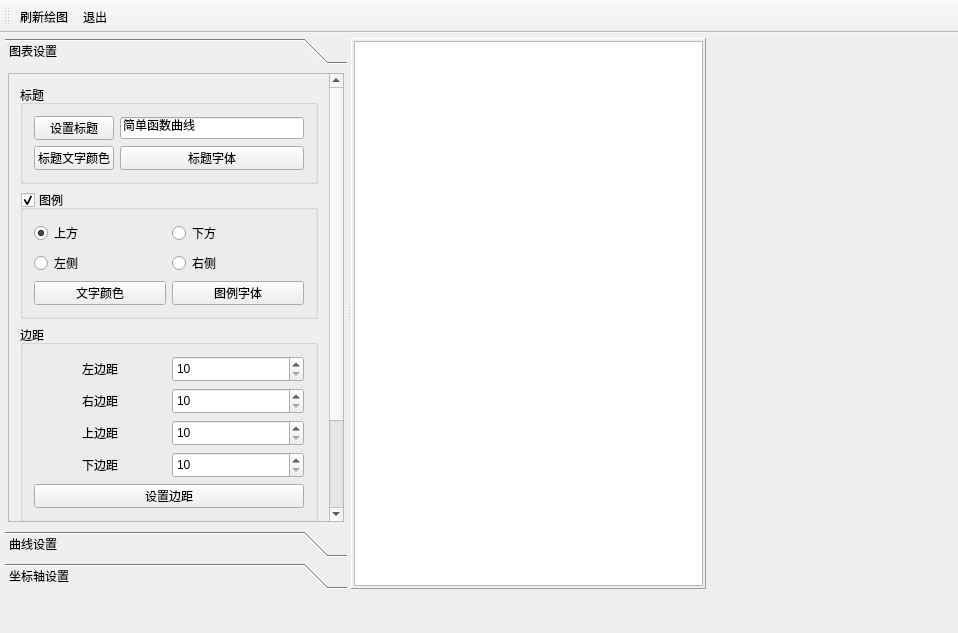
<?xml version="1.0" encoding="UTF-8"?>
<ui version="4.0">
 <class>MainWindow</class>
 <widget class="QMainWindow" name="MainWindow">
  <property name="geometry">
   <rect>
    <x>0</x>
    <y>0</y>
    <width>958</width>
    <height>633</height>
   </rect>
  </property>
  <property name="font">
   <font>
    <pointsize>10</pointsize>
   </font>
  </property>
  <property name="windowTitle">
   <string>QChart绘图详细功能</string>
  </property>
  <property name="styleSheet">
   <string notr="true">QPushButton,QComboBox{
	min-height:22px	
}

QSpinBox, QDoubleSpinBox{
	min-height:20px	
}
</string>
  </property>
  <widget class="QWidget" name="centralWidget">
   <widget class="QSplitter" name="splitter">
    <property name="geometry">
     <rect>
      <x>5</x>
      <y>5</y>
      <width>701</width>
      <height>551</height>
     </rect>
    </property>
    <property name="orientation">
     <enum>Qt::Horizontal</enum>
    </property>
    <widget class="QToolBox" name="toolBox">
     <property name="maximumSize">
      <size>
       <width>400</width>
       <height>16777215</height>
      </size>
     </property>
     <property name="frameShape">
      <enum>QFrame::NoFrame</enum>
     </property>
     <property name="currentIndex">
      <number>0</number>
     </property>
     <widget class="QWidget" name="page">
      <property name="geometry">
       <rect>
        <x>0</x>
        <y>0</y>
        <width>351</width>
        <height>461</height>
       </rect>
      </property>
      <attribute name="icon">
       <iconset resource="res.qrc">
        <normaloff>:/icons/images/3.ico</normaloff>:/icons/images/3.ico</iconset>
      </attribute>
      <attribute name="label">
       <string>图表设置</string>
      </attribute>
      <layout class="QVBoxLayout" name="verticalLayout_5">
       <property name="spacing">
        <number>3</number>
       </property>
       <property name="leftMargin">
        <number>3</number>
       </property>
       <property name="topMargin">
        <number>3</number>
       </property>
       <property name="rightMargin">
        <number>3</number>
       </property>
       <property name="bottomMargin">
        <number>3</number>
       </property>
       <item>
        <widget class="QScrollArea" name="scrollArea_2">
         <property name="widgetResizable">
          <bool>true</bool>
         </property>
         <widget class="QWidget" name="scrollAreaWidgetContents_2">
          <property name="geometry">
           <rect>
            <x>0</x>
            <y>0</y>
            <width>326</width>
            <height>496</height>
           </rect>
          </property>
          <layout class="QVBoxLayout" name="verticalLayout_4">
           <item>
            <widget class="QGroupBox" name="groupBox">
             <property name="title">
              <string>标题</string>
             </property>
             <layout class="QGridLayout" name="gridLayout_9">
              <item row="0" column="0">
               <widget class="QPushButton" name="btnTitleSetText">
                <property name="toolTip">
                 <string>设置标题文字</string>
                </property>
                <property name="text">
                 <string>设置标题</string>
                </property>
               </widget>
              </item>
              <item row="0" column="1">
               <widget class="QLineEdit" name="editTitle">
                <property name="text">
                 <string>简单函数曲线</string>
                </property>
               </widget>
              </item>
              <item row="1" column="0">
               <widget class="QPushButton" name="btnTitleColor">
                <property name="text">
                 <string>标题文字颜色</string>
                </property>
               </widget>
              </item>
              <item row="1" column="1">
               <widget class="QPushButton" name="btnTitleFont">
                <property name="text">
                 <string>标题字体</string>
                </property>
               </widget>
              </item>
             </layout>
            </widget>
           </item>
           <item>
            <widget class="QGroupBox" name="groupBox_Legend">
             <property name="title">
              <string>图例</string>
             </property>
             <property name="checkable">
              <bool>true</bool>
             </property>
             <property name="checked">
              <bool>true</bool>
             </property>
             <layout class="QGridLayout" name="gridLayout_7">
              <item row="0" column="0">
               <widget class="QRadioButton" name="radioButton">
                <property name="text">
                 <string>上方</string>
                </property>
                <property name="checked">
                 <bool>true</bool>
                </property>
               </widget>
              </item>
              <item row="0" column="1">
               <widget class="QRadioButton" name="radioButton_2">
                <property name="text">
                 <string>下方</string>
                </property>
               </widget>
              </item>
              <item row="1" column="0">
               <widget class="QRadioButton" name="radioButton_3">
                <property name="text">
                 <string>左侧</string>
                </property>
               </widget>
              </item>
              <item row="1" column="1">
               <widget class="QRadioButton" name="radioButton_4">
                <property name="text">
                 <string>右侧</string>
                </property>
               </widget>
              </item>
              <item row="2" column="0">
               <widget class="QPushButton" name="btnLegendlabelColor">
                <property name="text">
                 <string>文字颜色</string>
                </property>
               </widget>
              </item>
              <item row="2" column="1">
               <widget class="QPushButton" name="btnLegendFont">
                <property name="text">
                 <string>图例字体</string>
                </property>
               </widget>
              </item>
             </layout>
            </widget>
           </item>
           <item>
            <widget class="QGroupBox" name="groupBox_2">
             <property name="title">
              <string>边距</string>
             </property>
             <layout class="QGridLayout" name="gridLayout">
              <item row="0" column="0">
               <widget class="QLabel" name="label">
                <property name="text">
                 <string>左边距</string>
                </property>
                <property name="alignment">
                 <set>Qt::AlignCenter</set>
                </property>
               </widget>
              </item>
              <item row="0" column="1">
               <widget class="QSpinBox" name="spinMarginLeft">
                <property name="minimum">
                 <number>10</number>
                </property>
                <property name="maximum">
                 <number>500</number>
                </property>
               </widget>
              </item>
              <item row="1" column="0">
               <widget class="QLabel" name="label_2">
                <property name="text">
                 <string>右边距</string>
                </property>
                <property name="alignment">
                 <set>Qt::AlignCenter</set>
                </property>
               </widget>
              </item>
              <item row="1" column="1">
               <widget class="QSpinBox" name="spinMarginRight">
                <property name="minimum">
                 <number>10</number>
                </property>
                <property name="maximum">
                 <number>500</number>
                </property>
               </widget>
              </item>
              <item row="2" column="0">
               <widget class="QLabel" name="label_3">
                <property name="text">
                 <string>上边距</string>
                </property>
                <property name="alignment">
                 <set>Qt::AlignCenter</set>
                </property>
               </widget>
              </item>
              <item row="2" column="1">
               <widget class="QSpinBox" name="spinMarginTop">
                <property name="minimum">
                 <number>10</number>
                </property>
                <property name="maximum">
                 <number>500</number>
                </property>
               </widget>
              </item>
              <item row="3" column="0">
               <widget class="QLabel" name="label_4">
                <property name="text">
                 <string>下边距</string>
                </property>
                <property name="alignment">
                 <set>Qt::AlignCenter</set>
                </property>
               </widget>
              </item>
              <item row="3" column="1">
               <widget class="QSpinBox" name="spinMarginBottom">
                <property name="minimum">
                 <number>10</number>
                </property>
                <property name="maximum">
                 <number>500</number>
                </property>
               </widget>
              </item>
              <item row="4" column="0" colspan="2">
               <widget class="QPushButton" name="btnSetMargin">
                <property name="text">
                 <string>设置边距</string>
                </property>
               </widget>
              </item>
             </layout>
            </widget>
           </item>
           <item>
            <widget class="QGroupBox" name="groupBox_15">
             <property name="title">
              <string>动画效果和主题</string>
             </property>
             <layout class="QGridLayout" name="gridLayout_10">
              <item row="0" column="0">
               <widget class="QLabel" name="label_6">
                <property name="text">
                 <string>动画效果</string>
                </property>
                <property name="alignment">
                 <set>Qt::AlignCenter</set>
                </property>
               </widget>
              </item>
              <item row="0" column="1">
               <widget class="QComboBox" name="comboAnimation">
                <item>
                 <property name="text">
                  <string>NoAnimation</string>
                 </property>
                </item>
                <item>
                 <property name="text">
                  <string>GridAxisAnimations</string>
                 </property>
                </item>
                <item>
                 <property name="text">
                  <string>SeriesAnimations</string>
                 </property>
                </item>
                <item>
                 <property name="text">
                  <string>AllAnimations</string>
                 </property>
                </item>
               </widget>
              </item>
              <item row="1" column="1">
               <widget class="QComboBox" name="comboTheme">
                <item>
                 <property name="text">
                  <string>Light</string>
                 </property>
                </item>
                <item>
                 <property name="text">
                  <string>BlueCerulean</string>
                 </property>
                </item>
                <item>
                 <property name="text">
                  <string>Dark</string>
                 </property>
                </item>
                <item>
                 <property name="text">
                  <string>BrownSand</string>
                 </property>
                </item>
                <item>
                 <property name="text">
                  <string>BlueNcs</string>
                 </property>
                </item>
                <item>
                 <property name="text">
                  <string>HighContrast</string>
                 </property>
                </item>
                <item>
                 <property name="text">
                  <string>BlueIcy</string>
                 </property>
                </item>
                <item>
                 <property name="text">
                  <string>Qt</string>
                 </property>
                </item>
               </widget>
              </item>
              <item row="1" column="0">
               <widget class="QLabel" name="label_8">
                <property name="text">
                 <string>主  题</string>
                </property>
                <property name="alignment">
                 <set>Qt::AlignCenter</set>
                </property>
               </widget>
              </item>
             </layout>
            </widget>
           </item>
          </layout>
         </widget>
        </widget>
       </item>
      </layout>
     </widget>
     <widget class="QWidget" name="page_2">
      <property name="geometry">
       <rect>
        <x>0</x>
        <y>0</y>
        <width>351</width>
        <height>461</height>
       </rect>
      </property>
      <attribute name="icon">
       <iconset resource="res.qrc">
        <normaloff>:/icons/images/dis3.ico</normaloff>:/icons/images/dis3.ico</iconset>
      </attribute>
      <attribute name="label">
       <string>曲线设置</string>
      </attribute>
      <layout class="QVBoxLayout" name="verticalLayout_10">
       <property name="spacing">
        <number>3</number>
       </property>
       <property name="leftMargin">
        <number>3</number>
       </property>
       <property name="topMargin">
        <number>3</number>
       </property>
       <property name="rightMargin">
        <number>3</number>
       </property>
       <property name="bottomMargin">
        <number>3</number>
       </property>
       <item>
        <widget class="QScrollArea" name="scrollArea_3">
         <property name="widgetResizable">
          <bool>true</bool>
         </property>
         <widget class="QWidget" name="scrollAreaWidgetContents_3">
          <property name="geometry">
           <rect>
            <x>0</x>
            <y>0</y>
            <width>343</width>
            <height>453</height>
           </rect>
          </property>
          <layout class="QVBoxLayout" name="verticalLayout_9">
           <item>
            <widget class="QGroupBox" name="groupBox_12">
             <property name="maximumSize">
              <size>
               <width>16777215</width>
               <height>60</height>
              </size>
             </property>
             <property name="title">
              <string>选择操作序列</string>
             </property>
             <layout class="QHBoxLayout" name="horizontalLayout_3">
              <item>
               <widget class="QRadioButton" name="radioSeries0">
                <property name="text">
                 <string>Sin曲线</string>
                </property>
                <property name="checked">
                 <bool>true</bool>
                </property>
               </widget>
              </item>
              <item>
               <widget class="QRadioButton" name="radioSeries1">
                <property name="text">
                 <string>Cos曲线</string>
                </property>
               </widget>
              </item>
             </layout>
            </widget>
           </item>
           <item>
            <widget class="QGroupBox" name="groupBox_Series">
             <property name="title">
              <string>序列曲线</string>
             </property>
             <property name="checkable">
              <bool>true</bool>
             </property>
             <property name="checked">
              <bool>true</bool>
             </property>
             <layout class="QGridLayout" name="gridLayout_3">
              <item row="0" column="0">
               <widget class="QPushButton" name="btnSeriesName">
                <property name="text">
                 <string>序列名称</string>
                </property>
               </widget>
              </item>
              <item row="0" column="1">
               <widget class="QLineEdit" name="editSeriesName">
                <property name="text">
                 <string>Sin曲线</string>
                </property>
               </widget>
              </item>
              <item row="1" column="0">
               <widget class="QPushButton" name="btnSeriesColor">
                <property name="text">
                 <string>曲线颜色</string>
                </property>
               </widget>
              </item>
              <item row="1" column="1">
               <widget class="QPushButton" name="btnSeriesPen">
                <property name="text">
                 <string>曲线Pen</string>
                </property>
               </widget>
              </item>
              <item row="2" column="0">
               <widget class="QCheckBox" name="chkkBoxUseOpenGL">
                <property name="toolTip">
                 <string>使用openGL后不能设置线型，不能显示数据点</string>
                </property>
                <property name="text">
                 <string>使用openGL</string>
                </property>
               </widget>
              </item>
              <item row="3" column="0">
               <widget class="QLabel" name="label_5">
                <property name="text">
                 <string>透明度</string>
                </property>
                <property name="alignment">
                 <set>Qt::AlignCenter</set>
                </property>
               </widget>
              </item>
              <item row="3" column="1">
               <widget class="QSlider" name="sliderOpacity">
                <property name="maximum">
                 <number>10</number>
                </property>
                <property name="pageStep">
                 <number>2</number>
                </property>
                <property name="value">
                 <number>10</number>
                </property>
                <property name="orientation">
                 <enum>Qt::Horizontal</enum>
                </property>
               </widget>
              </item>
             </layout>
            </widget>
           </item>
           <item>
            <widget class="QGroupBox" name="groupBox_Points">
             <property name="title">
              <string>数据点</string>
             </property>
             <property name="checkable">
              <bool>true</bool>
             </property>
             <property name="checked">
              <bool>true</bool>
             </property>
             <layout class="QHBoxLayout" name="horizontalLayout">
              <item>
               <widget class="QLabel" name="label_12">
                <property name="text">
                 <string>数据点大小</string>
                </property>
                <property name="alignment">
                 <set>Qt::AlignCenter</set>
                </property>
               </widget>
              </item>
              <item>
               <widget class="QDoubleSpinBox" name="doubleSpinBox">
                <property name="decimals">
                 <number>1</number>
                </property>
                <property name="minimum">
                 <double>1.000000000000000</double>
                </property>
                <property name="value">
                 <double>5.000000000000000</double>
                </property>
               </widget>
              </item>
              <item>
               <widget class="QPushButton" name="btnPointColor">
                <property name="text">
                 <string>数据点颜色</string>
                </property>
               </widget>
              </item>
             </layout>
            </widget>
           </item>
           <item>
            <widget class="QGroupBox" name="groupBox_PointLabel">
             <property name="title">
              <string>数据点标签</string>
             </property>
             <property name="checkable">
              <bool>true</bool>
             </property>
             <property name="checked">
              <bool>false</bool>
             </property>
             <layout class="QVBoxLayout" name="verticalLayout_7">
              <item>
               <layout class="QHBoxLayout" name="horizontalLayout_4">
                <item>
                 <widget class="QPushButton" name="btnSeriesLabColor">
                  <property name="text">
                   <string>标签颜色</string>
                  </property>
                 </widget>
                </item>
                <item>
                 <widget class="QPushButton" name="btnSeriesLabFont">
                  <property name="text">
                   <string>标签字体</string>
                  </property>
                 </widget>
                </item>
               </layout>
              </item>
              <item>
               <widget class="QGroupBox" name="groupBox_14">
                <property name="title">
                 <string>标签格式</string>
                </property>
                <layout class="QVBoxLayout" name="verticalLayout_6">
                 <item>
                  <widget class="QRadioButton" name="radioSeriesLabFormat0">
                   <property name="text">
                    <string>@yPoint</string>
                   </property>
                   <property name="checked">
                    <bool>true</bool>
                   </property>
                  </widget>
                 </item>
                 <item>
                  <widget class="QRadioButton" name="radioSeriesLabFormat1">
                   <property name="text">
                    <string>(@xPoint, @yPoint)</string>
                   </property>
                  </widget>
                 </item>
                </layout>
               </widget>
              </item>
             </layout>
            </widget>
           </item>
          </layout>
         </widget>
        </widget>
       </item>
      </layout>
     </widget>
     <widget class="QWidget" name="page_3">
      <property name="geometry">
       <rect>
        <x>0</x>
        <y>0</y>
        <width>351</width>
        <height>461</height>
       </rect>
      </property>
      <attribute name="icon">
       <iconset resource="res.qrc">
        <normaloff>:/icons/images/39.ico</normaloff>:/icons/images/39.ico</iconset>
      </attribute>
      <attribute name="label">
       <string>坐标轴设置</string>
      </attribute>
      <layout class="QVBoxLayout" name="verticalLayout_3">
       <property name="spacing">
        <number>3</number>
       </property>
       <property name="leftMargin">
        <number>3</number>
       </property>
       <property name="topMargin">
        <number>3</number>
       </property>
       <property name="rightMargin">
        <number>3</number>
       </property>
       <property name="bottomMargin">
        <number>3</number>
       </property>
       <item>
        <widget class="QScrollArea" name="scrollArea">
         <property name="verticalScrollBarPolicy">
          <enum>Qt::ScrollBarAsNeeded</enum>
         </property>
         <property name="widgetResizable">
          <bool>true</bool>
         </property>
         <widget class="QWidget" name="scrollAreaWidgetContents">
          <property name="geometry">
           <rect>
            <x>0</x>
            <y>0</y>
            <width>326</width>
            <height>702</height>
           </rect>
          </property>
          <layout class="QVBoxLayout" name="verticalLayout_8">
           <item>
            <widget class="QGroupBox" name="groupBox_SelectAxis">
             <property name="maximumSize">
              <size>
               <width>16777215</width>
               <height>50</height>
              </size>
             </property>
             <property name="title">
              <string>选择操作的坐标轴对象</string>
             </property>
             <layout class="QHBoxLayout" name="horizontalLayout_2">
              <property name="topMargin">
               <number>10</number>
              </property>
              <property name="bottomMargin">
               <number>10</number>
              </property>
              <item>
               <widget class="QRadioButton" name="radioAxisX">
                <property name="text">
                 <string>X轴</string>
                </property>
                <property name="checked">
                 <bool>true</bool>
                </property>
               </widget>
              </item>
              <item>
               <widget class="QRadioButton" name="radioAxisY">
                <property name="text">
                 <string>Y轴</string>
                </property>
                <property name="checked">
                 <bool>false</bool>
                </property>
               </widget>
              </item>
             </layout>
            </widget>
           </item>
           <item>
            <widget class="QGroupBox" name="groupBox_Axis">
             <property name="title">
              <string>坐标轴(setVisible())</string>
             </property>
             <property name="flat">
              <bool>true</bool>
             </property>
             <property name="checkable">
              <bool>true</bool>
             </property>
             <layout class="QVBoxLayout" name="verticalLayout_2">
              <property name="leftMargin">
               <number>0</number>
              </property>
              <property name="rightMargin">
               <number>0</number>
              </property>
              <item>
               <widget class="QFrame" name="frame">
                <property name="frameShape">
                 <enum>QFrame::Panel</enum>
                </property>
                <property name="frameShadow">
                 <enum>QFrame::Raised</enum>
                </property>
                <layout class="QGridLayout" name="gridLayout_4">
                 <item row="0" column="0">
                  <widget class="QLabel" name="label_7">
                   <property name="text">
                    <string>最小值</string>
                   </property>
                   <property name="alignment">
                    <set>Qt::AlignCenter</set>
                   </property>
                  </widget>
                 </item>
                 <item row="0" column="1">
                  <widget class="QDoubleSpinBox" name="spinAxisMin">
                   <property name="minimum">
                    <double>-1000.000000000000000</double>
                   </property>
                   <property name="maximum">
                    <double>1000.000000000000000</double>
                   </property>
                  </widget>
                 </item>
                 <item row="1" column="0">
                  <widget class="QLabel" name="label_11">
                   <property name="text">
                    <string>最大值</string>
                   </property>
                   <property name="alignment">
                    <set>Qt::AlignCenter</set>
                   </property>
                  </widget>
                 </item>
                 <item row="1" column="1">
                  <widget class="QDoubleSpinBox" name="spinAxisMax">
                   <property name="minimum">
                    <double>-1000.000000000000000</double>
                   </property>
                   <property name="maximum">
                    <double>1000.000000000000000</double>
                   </property>
                   <property name="value">
                    <double>10.000000000000000</double>
                   </property>
                  </widget>
                 </item>
                 <item row="1" column="2">
                  <widget class="QPushButton" name="btnSetAxisRange">
                   <property name="text">
                    <string>设置坐标范围</string>
                   </property>
                  </widget>
                 </item>
                 <item row="0" column="2">
                  <widget class="QCheckBox" name="chkBoxAxisReverse">
                   <property name="text">
                    <string>坐标反向</string>
                   </property>
                  </widget>
                 </item>
                </layout>
               </widget>
              </item>
              <item>
               <widget class="QGroupBox" name="groupBox_AxisTitle">
                <property name="title">
                 <string>轴标题(setTitleVisible())</string>
                </property>
                <property name="checkable">
                 <bool>true</bool>
                </property>
                <layout class="QGridLayout" name="gridLayout_2">
                 <item row="0" column="0">
                  <widget class="QPushButton" name="btnAxisSetTitle">
                   <property name="text">
                    <string>设置轴标题</string>
                   </property>
                  </widget>
                 </item>
                 <item row="0" column="1">
                  <widget class="QLineEdit" name="editAxisTitle">
                   <property name="text">
                    <string>time(secs)</string>
                   </property>
                  </widget>
                 </item>
                 <item row="1" column="0">
                  <widget class="QPushButton" name="btnAxisTitleColor">
                   <property name="text">
                    <string>文字颜色</string>
                   </property>
                  </widget>
                 </item>
                 <item row="1" column="1">
                  <widget class="QPushButton" name="btnAxisTitleFont">
                   <property name="text">
                    <string>设置字体</string>
                   </property>
                  </widget>
                 </item>
                </layout>
               </widget>
              </item>
              <item>
               <widget class="QGroupBox" name="groupBox_AxisLabel">
                <property name="title">
                 <string>轴刻度标签(setLabelsVisible())</string>
                </property>
                <property name="checkable">
                 <bool>true</bool>
                </property>
                <layout class="QGridLayout" name="gridLayout_6">
                 <item row="0" column="0">
                  <widget class="QPushButton" name="btnAxisLabelFormat">
                   <property name="text">
                    <string>设置标签格式</string>
                   </property>
                  </widget>
                 </item>
                 <item row="0" column="1">
                  <widget class="QLineEdit" name="editAxisLabelFormat">
                   <property name="text">
                    <string>%.1f</string>
                   </property>
                  </widget>
                 </item>
                 <item row="1" column="0">
                  <widget class="QPushButton" name="btnAxisLabelColor">
                   <property name="text">
                    <string>文字颜色</string>
                   </property>
                  </widget>
                 </item>
                 <item row="1" column="1">
                  <widget class="QPushButton" name="btnAxisLabelFont">
                   <property name="minimumSize">
                    <size>
                     <width>0</width>
                     <height>24</height>
                    </size>
                   </property>
                   <property name="text">
                    <string>设置字体</string>
                   </property>
                  </widget>
                 </item>
                </layout>
               </widget>
              </item>
              <item>
               <widget class="QGroupBox" name="groupBox_Ticks">
                <property name="title">
                 <string>轴线和主刻度(setLineVisible())</string>
                </property>
                <property name="checkable">
                 <bool>true</bool>
                </property>
                <layout class="QGridLayout" name="gridLayout_5">
                 <item row="1" column="1">
                  <widget class="QSpinBox" name="spinTick_Count">
                   <property name="minimum">
                    <number>1</number>
                   </property>
                   <property name="maximum">
                    <number>1000</number>
                   </property>
                   <property name="value">
                    <number>10</number>
                   </property>
                  </widget>
                 </item>
                 <item row="2" column="1">
                  <widget class="QDoubleSpinBox" name="spinTick_Anchor">
                   <property name="enabled">
                    <bool>false</bool>
                   </property>
                   <property name="minimum">
                    <double>-1000000.000000000000000</double>
                   </property>
                   <property name="maximum">
                    <double>1000000.000000000000000</double>
                   </property>
                  </widget>
                 </item>
                 <item row="4" column="0">
                  <widget class="QPushButton" name="btnAxisLinePen">
                   <property name="text">
                    <string>线条Pen</string>
                   </property>
                  </widget>
                 </item>
                 <item row="0" column="1">
                  <widget class="QRadioButton" name="radioTick_Dynamic">
                   <property name="text">
                    <string>动态刻度</string>
                   </property>
                   <property name="checked">
                    <bool>false</bool>
                   </property>
                  </widget>
                 </item>
                 <item row="0" column="0">
                  <widget class="QRadioButton" name="radioTick_Fixed">
                   <property name="text">
                    <string>固定刻度</string>
                   </property>
                   <property name="checked">
                    <bool>true</bool>
                   </property>
                  </widget>
                 </item>
                 <item row="4" column="1">
                  <widget class="QPushButton" name="btnAxisLinePenColor">
                   <property name="text">
                    <string>线条颜色</string>
                   </property>
                  </widget>
                 </item>
                 <item row="2" column="0">
                  <widget class="QLabel" name="label_13">
                   <property name="text">
                    <string>刻度起点值</string>
                   </property>
                   <property name="alignment">
                    <set>Qt::AlignCenter</set>
                   </property>
                  </widget>
                 </item>
                 <item row="1" column="0">
                  <widget class="QLabel" name="label_9">
                   <property name="text">
                    <string>Tick个数</string>
                   </property>
                   <property name="alignment">
                    <set>Qt::AlignCenter</set>
                   </property>
                  </widget>
                 </item>
                 <item row="3" column="0">
                  <widget class="QLabel" name="label_14">
                   <property name="text">
                    <string>刻度间隔值</string>
                   </property>
                   <property name="alignment">
                    <set>Qt::AlignCenter</set>
                   </property>
                  </widget>
                 </item>
                 <item row="3" column="1">
                  <widget class="QDoubleSpinBox" name="spinTick_Intv">
                   <property name="enabled">
                    <bool>false</bool>
                   </property>
                   <property name="maximum">
                    <double>1000000.000000000000000</double>
                   </property>
                   <property name="value">
                    <double>1.000000000000000</double>
                   </property>
                  </widget>
                 </item>
                </layout>
               </widget>
              </item>
              <item>
               <widget class="QGroupBox" name="groupBox_GridLine">
                <property name="title">
                 <string>主网格线(setGridLineVisible())</string>
                </property>
                <property name="checkable">
                 <bool>true</bool>
                </property>
                <layout class="QHBoxLayout" name="horizontalLayout_5">
                 <item>
                  <widget class="QPushButton" name="btnGridLinePen">
                   <property name="text">
                    <string>线条Pen</string>
                   </property>
                  </widget>
                 </item>
                 <item>
                  <widget class="QPushButton" name="btnGridLineColor">
                   <property name="text">
                    <string>线条颜色</string>
                   </property>
                  </widget>
                 </item>
                </layout>
               </widget>
              </item>
              <item>
               <widget class="QGroupBox" name="groupBox_MinorGrid">
                <property name="title">
                 <string>次网格线(setMinorGridLineVisible())</string>
                </property>
                <property name="checkable">
                 <bool>true</bool>
                </property>
                <layout class="QGridLayout" name="gridLayout_8">
                 <item row="0" column="0">
                  <widget class="QLabel" name="label_10">
                   <property name="text">
                    <string>MinorTick个数</string>
                   </property>
                   <property name="alignment">
                    <set>Qt::AlignCenter</set>
                   </property>
                  </widget>
                 </item>
                 <item row="0" column="1">
                  <widget class="QSpinBox" name="spinMinorTickCount">
                   <property name="value">
                    <number>4</number>
                   </property>
                  </widget>
                 </item>
                 <item row="1" column="0">
                  <widget class="QPushButton" name="btnMinorPen">
                   <property name="text">
                    <string>线条Pen</string>
                   </property>
                  </widget>
                 </item>
                 <item row="1" column="1">
                  <widget class="QPushButton" name="btnMinorColor">
                   <property name="text">
                    <string>线条颜色</string>
                   </property>
                  </widget>
                 </item>
                </layout>
               </widget>
              </item>
             </layout>
            </widget>
           </item>
          </layout>
         </widget>
        </widget>
       </item>
      </layout>
     </widget>
    </widget>
    <widget class="QFrame" name="frame_chart">
     <property name="frameShape">
      <enum>QFrame::Panel</enum>
     </property>
     <property name="frameShadow">
      <enum>QFrame::Raised</enum>
     </property>
     <layout class="QVBoxLayout" name="verticalLayout">
      <property name="leftMargin">
       <number>2</number>
      </property>
      <property name="topMargin">
       <number>2</number>
      </property>
      <property name="rightMargin">
       <number>2</number>
      </property>
      <property name="bottomMargin">
       <number>2</number>
      </property>
      <item>
       <widget class="QChartView" name="chartView"/>
      </item>
     </layout>
    </widget>
   </widget>
  </widget>
  <widget class="QToolBar" name="mainToolBar">
   <property name="toolButtonStyle">
    <enum>Qt::ToolButtonTextBesideIcon</enum>
   </property>
   <attribute name="toolBarArea">
    <enum>TopToolBarArea</enum>
   </attribute>
   <attribute name="toolBarBreak">
    <bool>false</bool>
   </attribute>
   <addaction name="actDraw"/>
   <addaction name="actQuit"/>
  </widget>
  <action name="actDraw">
   <property name="icon">
    <iconset resource="res.qrc">
     <normaloff>:/icons/images/828.bmp</normaloff>:/icons/images/828.bmp</iconset>
   </property>
   <property name="text">
    <string>刷新绘图</string>
   </property>
   <property name="toolTip">
    <string>刷新绘图</string>
   </property>
  </action>
  <action name="actQuit">
   <property name="icon">
    <iconset resource="res.qrc">
     <normaloff>:/icons/images/132.bmp</normaloff>:/icons/images/132.bmp</iconset>
   </property>
   <property name="text">
    <string>退出</string>
   </property>
   <property name="toolTip">
    <string>退出</string>
   </property>
  </action>
  <action name="actZoomIn">
   <property name="icon">
    <iconset resource="res.qrc">
     <normaloff>:/icons/images/418.bmp</normaloff>:/icons/images/418.bmp</iconset>
   </property>
   <property name="text">
    <string>放大</string>
   </property>
   <property name="toolTip">
    <string>放大</string>
   </property>
  </action>
  <action name="actZoomOut">
   <property name="icon">
    <iconset resource="res.qrc">
     <normaloff>:/icons/images/416.bmp</normaloff>:/icons/images/416.bmp</iconset>
   </property>
   <property name="text">
    <string>缩小</string>
   </property>
   <property name="toolTip">
    <string>缩小</string>
   </property>
  </action>
  <action name="actZoomReset">
   <property name="icon">
    <iconset resource="res.qrc">
     <normaloff>:/icons/images/414.bmp</normaloff>:/icons/images/414.bmp</iconset>
   </property>
   <property name="text">
    <string>原始大小</string>
   </property>
   <property name="toolTip">
    <string>还原为原始大小</string>
   </property>
  </action>
 </widget>
 <layoutdefault spacing="6" margin="11"/>
 <customwidgets>
  <customwidget>
   <class>QChartView</class>
   <extends>QGraphicsView</extends>
   <header location="global">qchartview.h</header>
  </customwidget>
 </customwidgets>
 <resources>
  <include location="res.qrc"/>
 </resources>
 <connections>
  <connection>
   <sender>actQuit</sender>
   <signal>triggered()</signal>
   <receiver>MainWindow</receiver>
   <slot>close()</slot>
   <hints>
    <hint type="sourcelabel">
     <x>-1</x>
     <y>-1</y>
    </hint>
    <hint type="destinationlabel">
     <x>389</x>
     <y>242</y>
    </hint>
   </hints>
  </connection>
 </connections>
</ui>
